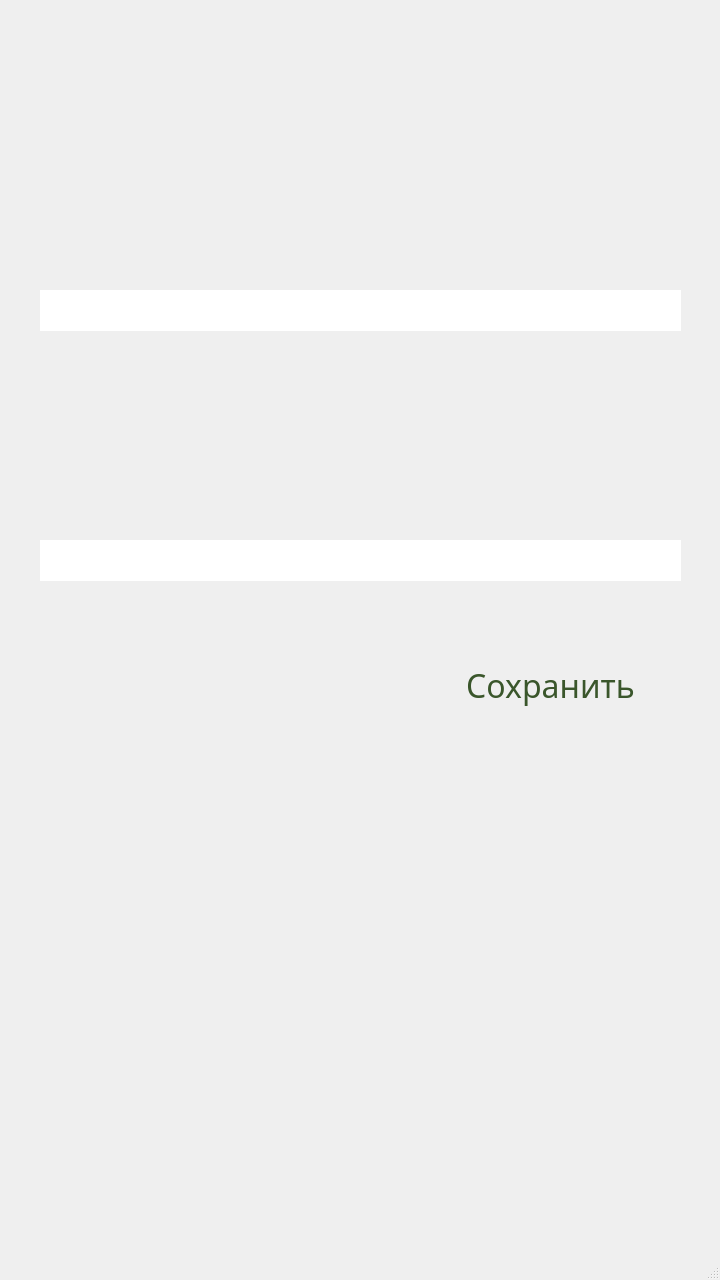
<?xml version="1.0" encoding="UTF-8"?>
<ui version="4.0">
 <class>Settings</class>
 <widget class="QMainWindow" name="Settings">
  <property name="geometry">
   <rect>
    <x>0</x>
    <y>0</y>
    <width>720</width>
    <height>1280</height>
   </rect>
  </property>
  <property name="windowTitle">
   <string>MainWindow</string>
  </property>
  <property name="styleSheet">
   <string notr="true">background-image: url(://images/settingswindow.png);</string>
  </property>
  <widget class="QWidget" name="centralwidget">
   <widget class="QWidget" name="verticalLayoutWidget">
    <property name="geometry">
     <rect>
      <x>40</x>
      <y>290</y>
      <width>641</width>
      <height>41</height>
     </rect>
    </property>
    <layout class="QVBoxLayout" name="verticalLayout">
     <item>
      <widget class="QLineEdit" name="lineEdit">
       <property name="sizePolicy">
        <sizepolicy hsizetype="Expanding" vsizetype="Ignored">
         <horstretch>0</horstretch>
         <verstretch>0</verstretch>
        </sizepolicy>
       </property>
       <property name="font">
        <font>
         <family>Calibri Light</family>
         <pointsize>24</pointsize>
        </font>
       </property>
       <property name="styleSheet">
        <string notr="true">background-image: url(://images/firstwindow_input_field.png);
border: rgb(255, 255, 255)</string>
       </property>
      </widget>
     </item>
    </layout>
   </widget>
   <widget class="QWidget" name="verticalLayoutWidget_2">
    <property name="geometry">
     <rect>
      <x>40</x>
      <y>540</y>
      <width>641</width>
      <height>41</height>
     </rect>
    </property>
    <layout class="QVBoxLayout" name="verticalLayout_2">
     <item>
      <widget class="QLineEdit" name="lineEdit_2">
       <property name="sizePolicy">
        <sizepolicy hsizetype="Expanding" vsizetype="Ignored">
         <horstretch>0</horstretch>
         <verstretch>0</verstretch>
        </sizepolicy>
       </property>
       <property name="font">
        <font>
         <family>Calibri Light</family>
         <pointsize>24</pointsize>
        </font>
       </property>
       <property name="styleSheet">
        <string notr="true">background-image: url(://images/firstwindow_input_field.png);
border: rgb(255, 255, 255)</string>
       </property>
      </widget>
     </item>
    </layout>
   </widget>
   <widget class="QWidget" name="verticalLayoutWidget_3">
    <property name="geometry">
     <rect>
      <x>10</x>
      <y>70</y>
      <width>91</width>
      <height>41</height>
     </rect>
    </property>
    <layout class="QVBoxLayout" name="verticalLayout_3">
     <item>
      <widget class="QPushButton" name="pushButton">
       <property name="sizePolicy">
        <sizepolicy hsizetype="Minimum" vsizetype="Ignored">
         <horstretch>0</horstretch>
         <verstretch>0</verstretch>
        </sizepolicy>
       </property>
       <property name="styleSheet">
        <string notr="true">background-image: url(://images/settingswindow_back_button.png);
border: rgb(172, 255, 254);</string>
       </property>
       <property name="text">
        <string/>
       </property>
      </widget>
     </item>
    </layout>
   </widget>
   <widget class="QWidget" name="verticalLayoutWidget_4">
    <property name="geometry">
     <rect>
      <x>430</x>
      <y>660</y>
      <width>241</width>
      <height>51</height>
     </rect>
    </property>
    <layout class="QVBoxLayout" name="verticalLayout_4">
     <item>
      <widget class="QPushButton" name="pushButton_2">
       <property name="sizePolicy">
        <sizepolicy hsizetype="Minimum" vsizetype="Ignored">
         <horstretch>0</horstretch>
         <verstretch>0</verstretch>
        </sizepolicy>
       </property>
       <property name="palette">
        <palette>
         <active>
          <colorrole role="ButtonText">
           <brush brushstyle="SolidPattern">
            <color alpha="255">
             <red>58</red>
             <green>86</green>
             <blue>43</blue>
            </color>
           </brush>
          </colorrole>
         </active>
         <inactive>
          <colorrole role="ButtonText">
           <brush brushstyle="SolidPattern">
            <color alpha="255">
             <red>58</red>
             <green>86</green>
             <blue>43</blue>
            </color>
           </brush>
          </colorrole>
         </inactive>
         <disabled>
          <colorrole role="ButtonText">
           <brush brushstyle="SolidPattern">
            <color alpha="255">
             <red>120</red>
             <green>120</green>
             <blue>120</blue>
            </color>
           </brush>
          </colorrole>
         </disabled>
        </palette>
       </property>
       <property name="font">
        <font>
         <family>Calibri Light</family>
         <pointsize>24</pointsize>
        </font>
       </property>
       <property name="styleSheet">
        <string notr="true">background-image: url(://images/settingswindow_save_button.png);
border: rgb(140, 254, 172);</string>
       </property>
       <property name="text">
        <string>Сохранить</string>
       </property>
      </widget>
     </item>
    </layout>
   </widget>
  </widget>
  <widget class="QMenuBar" name="menubar">
   <property name="geometry">
    <rect>
     <x>0</x>
     <y>0</y>
     <width>720</width>
     <height>17</height>
    </rect>
   </property>
  </widget>
  <widget class="QStatusBar" name="statusbar"/>
 </widget>
 <resources/>
 <connections/>
</ui>
